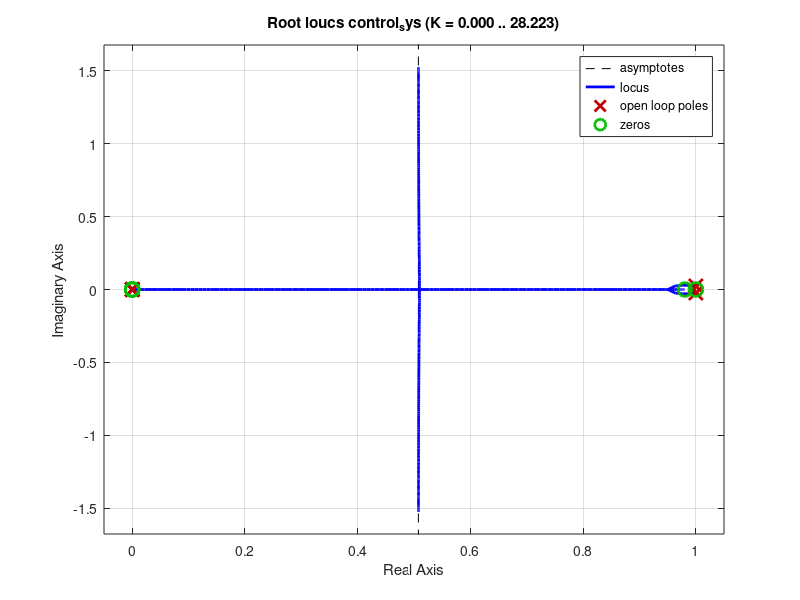

Here is the MATLAB script that generated this plot: (Note: this script raises an error after producing the figure.)
close all

Ts = 0.01;
N = 0.4;
a = 44.77590677;
b = -5.753388299;
Beta = 0.01;

z = zpk('z',Ts);

%accelerationtovelocity = Ts*z^(-1)/(1-z^(-1)); % integrator
%velocitytoposition     = Ts*z^(-1)/(1-z^(-1)); % integrator

%accelerationtoposition = accelerationtovelocity * velocitytoposition;  
TransferFunction = (Ts^2*a*z^(-2))/[1 - 2*z^(-1) + (1-b*Ts^2)*z^(-2)];
IIR = [(1-z^(-1))/Ts] * [(N*Ts)/(1-(1-N*Ts)*z^(-1))];
FeedForward = TransferFunction * IIR;

Kd_Kp = 0.5; % Kd/Kp
PD = 1 + Kd_Kp*(1-z^(-1))/Ts;  % proportional derivative controller

%con_sys = conpd * accelerationtoposition; 
control_sys = PD * FeedForward;

% sweep Kp from 0 to inf

rlocus(control_sys);

rltool(FeedForward, PD);